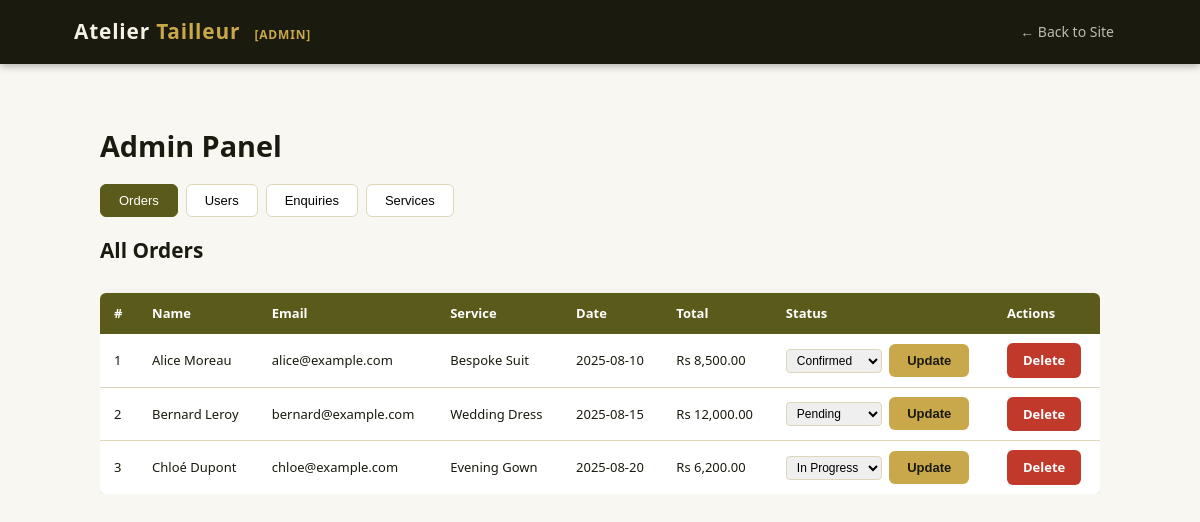
/admin/admin.php, run on the app's committed database.
### tables this page shows
CREATE TABLE IF NOT EXISTS orders (
    id INT AUTO_INCREMENT PRIMARY KEY,
    user_id INT,
    service_id INT,
    full_name VARCHAR(100) NOT NULL,
    email VARCHAR(100) NOT NULL,
    phone VARCHAR(20),
    appointment_date DATE,
    notes TEXT,
    reference_image VARCHAR(255),
    total_price DECIMAL(10,2),
    status VARCHAR(20) DEFAULT 'Pending',
    created_at DATETIME DEFAULT CURRENT_TIMESTAMP,
    FOREIGN KEY (user_id) REFERENCES users(id) ON DELETE SET NULL,
    FOREIGN KEY (service_id) REFERENCES services(id) ON DELETE SET NULL
);

CREATE TABLE IF NOT EXISTS services (
    id INT AUTO_INCREMENT PRIMARY KEY,
    name VARCHAR(100) NOT NULL,
    description TEXT,
    price DECIMAL(10,2) NOT NULL,
    category VARCHAR(50),
    image VARCHAR(255)
);

### admin/admin.php (the view, shortened to what this page needs)
<?php
include '../db_connect.php';
$active_tab = isset($_GET['tab']) ? $_GET['tab'] : 'orders';
$orders     = mysqli_query($conn, "SELECT o.*, s.name AS svc FROM orders o LEFT JOIN services s ON o.service_id=s.id ORDER BY o.created_at DESC");
?>
<!DOCTYPE html>
<html lang="en">
<head>
  <link rel="stylesheet" href="../style.css">
</head>
<body>
<header class="site-header">
  <div class="header-inner">
    <a href="../index.php" class="logo">Atelier <span>Tailleur</span> <span style="font-size:12px; color:var(--gold); margin-left:8px;">[ADMIN]</span></a>
    <nav class="main-nav">
      <a href="../index.php">← Back to Site</a>
    </nav>
  </div>
</header>
<section class="section">
  <div class="section-inner">
    <div class="admin-wrap">
      <h2 style="margin-bottom:20px;">Admin Panel</h2>
      <div class="tab-btns">
        <button class="tab-btn <?= $active_tab==='orders'    ?'active':'' ?>" data-tab="orders">Orders</button>
        <button class="tab-btn <?= $active_tab==='users'     ?'active':'' ?>" data-tab="users">Users</button>
        <button class="tab-btn <?= $active_tab==='enquiries' ?'active':'' ?>" data-tab="enquiries">Enquiries</button>
        <button class="tab-btn <?= $active_tab==='services'  ?'active':'' ?>" data-tab="services">Services</button>
      </div>
      <div class="admin-panel" id="panel-orders" style="<?= $active_tab!=='orders' ?'display:none':'' ?>">
        <h3 style="margin-bottom:12px;">All Orders</h3>
        <div style="overflow-x:auto;">
        <table class="admin-table">
          <thead><tr><th>#</th><th>Name</th><th>Email</th><th>Service</th><th>Date</th><th>Total</th><th>Status</th><th>Actions</th></tr></thead>
          <tbody>
          <?php while ($o = mysqli_fetch_assoc($orders)): ?>
          <tr>
            <td><?= $o['id'] ?></td>
            <td><?= htmlspecialchars($o['full_name']) ?></td>
            <td><?= htmlspecialchars($o['email']) ?></td>
            <td><?= htmlspecialchars($o['svc'] ?? '—') ?></td>
            <td><?= $o['appointment_date'] ?></td>
            <td>Rs <?= number_format($o['total_price'],2) ?></td>
            <td>
              <form method="POST" style="display:inline;">
                <select name="new_status" style="font-size:12px; padding:3px 6px; border:1px solid var(--border); border-radius:4px;">
                  <?php foreach(['Pending','Confirmed','In Progress','Completed','Cancelled'] as $st): ?>
                    <option <?= $o['status']===$st?'selected':'' ?>><?= $st ?></option>
                  <?php endforeach; ?>
                </select>
                <button name="update_status" class="btn btn-sm btn-primary" style="margin-left:4px;">Update</button>
              </form>
            </td>
            <td>
              <a href="?delete_order=<?= $o['id'] ?>&tab=orders"
                 onclick="return confirm('Delete this order?')"
                 class="btn btn-sm" style="background:var(--red); color:#fff; border:none;">Delete</a>
            </td>
          </tr>
          <?php endwhile; ?>
          </tbody>
        </table>
        </div>
      </div>
    </div>
  </div>
</section>
</body>
</html>

### style.css (style rules this page uses)
:root { --olive: #5a5a1a; --gold: #c8a84b; --cream: #f5f0e8; --dark: #1a1a0e; --mid: #4a4820; --light: #f9f7f1; --white: #ffffff; --border: #ddd8bc; --red: #c0392b; --green: #27ae60; --radius: 6px; --shadow: 0 2px 12px rgba(0,0,0,0.08); }
*, *::before, *::after { box-sizing: border-box; margin: 0; padding: 0; }
html { scroll-behavior: smooth; }
body { font-family: 'Segoe UI', Arial, sans-serif; font-size: 15px; color: var(--dark); background: var(--light); line-height: 1.6; }
a { color: inherit; text-decoration: none; }
h1, h2, h3, h4 { line-height: 1.25; }
h2 { font-size: 1.8rem; }
h3 { font-size: 1.3rem; }
.site-header { background: var(--dark); color: var(--cream); position: sticky; top: 0; z-index: 100; box-shadow: 0 2px 8px rgba(0,0,0,0.3); }
.header-inner { max-width: 1100px; margin: 0 auto; padding: 0 24px; display: flex; align-items: center; justify-content: space-between; height: 64px; }
.logo { font-size: 1.3rem; font-weight: 700; letter-spacing: 0.04em; color: var(--cream); }
.logo span { color: var(--gold); }
.main-nav { display: flex; align-items: center; gap: 4px; }
.main-nav a { color: rgba(245,240,232,0.75); padding: 6px 12px; border-radius: var(--radius); font-size: 14px; transition: color 0.2s, background 0.2s; }
.btn { display: inline-block; padding: 11px 26px; border-radius: var(--radius); font-size: 14px; font-weight: 600; cursor: pointer; transition: all 0.2s; border: 2px solid transparent; }
.btn-primary { background: var(--gold); color: var(--dark); }
.btn-sm { padding: 7px 16px; font-size: 13px; }
.section { padding: 64px 24px; }
.section-inner { max-width: 1100px; margin: 0 auto; }
.admin-wrap { max-width: 1000px; margin: 0 auto; }
.admin-table { width: 100%; border-collapse: collapse; background: var(--white); margin-top: 18px; box-shadow: var(--shadow); border-radius: var(--radius); overflow: hidden; }
.admin-table th { background: var(--olive); color: var(--white); padding: 10px 14px; text-align: left; font-size: 13px; }
.admin-table td { padding: 9px 14px; border-bottom: 1px solid var(--border); font-size: 13px; }
.admin-table tr:last-child td { border: none; }
.tab-btns { display: flex; gap: 8px; margin-bottom: 20px; flex-wrap: wrap; }
.tab-btn { padding: 8px 18px; border: 1px solid var(--border); border-radius: var(--radius); cursor: pointer; background: var(--white); font-size: 13px; }
.tab-btn.active { background: var(--olive); color: var(--white); border-color: var(--olive); }

### data on the page
orders: id "1", full_name "Alice Moreau", email "alice@example.com", service.name "Bespoke Suit", appointment_date "2025-08-10", total_price "8,500.00", new_status "Confirmed"
orders: id "2", full_name "Bernard Leroy", email "bernard@example.com", service.name "Wedding Dress", appointment_date "2025-08-15", total_price "12,000.00", new_status "Pending"
orders: id "3", full_name "Chloé Dupont", email "chloe@example.com", service.name "Evening Gown", appointment_date "2025-08-20", total_price "6,200.00", new_status "In Progress"
